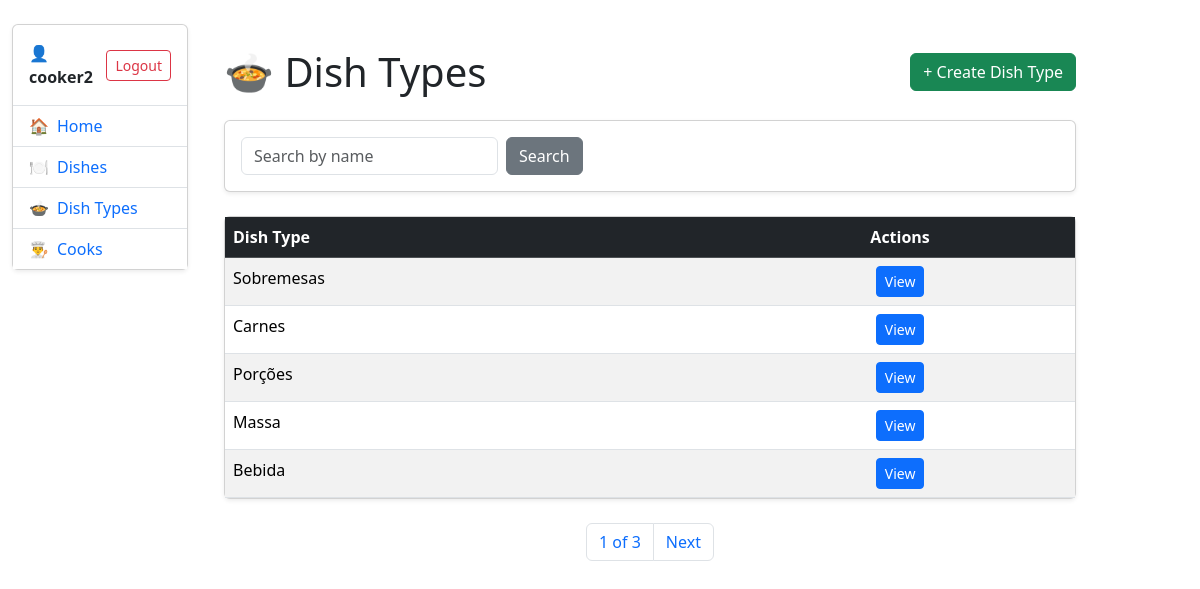
Screenshot of /dish-types/ (signed in) with the database file from the repository.
### kitchen/models.py (models this page shows, shortened)
class Cook(AbstractUser):
    years_of_experience = models.IntegerField(
        null=True,
        blank=True,
    )

class DishType(models.Model):
    name = models.CharField(max_length=255)

### kitchen/views.py (the view)
# urls.py: path("dish-types/", DishTypeListView.as_view(), name="dish-type-list"),
class DishTypeListView(LoginRequiredMixin, generic.ListView):
    model = DishType
    paginate_by = 5
    def get_context_data(
        self, *, object_list = ..., **kwargs
    ):
        context = super(DishTypeListView, self).get_context_data(**kwargs)
        name = self.request.GET.get("name", "")
        context["search_form"] = DishTypesSearchForm(
            initial={"name": name}
        )
        return context
    def get_queryset(self):
        queryset = super().get_queryset()
        name = self.request.GET.get("name")
        if name:
            queryset = queryset.filter(name__icontains=name)
        return queryset

### kitchen/forms.py
class DishTypesSearchForm(forms.Form):
    name = forms.CharField(
        max_length=255,
        required=False,
        label="",
        widget=forms.TextInput(
            attrs={
                "placeholder": "Search by name",
                "class": "form-control",
            }
        )
    )

### kitchen/templatetags/query_transform.py (called while the page is built)
@register.simple_tag
def query_transform(request, **kwargs):
    updated = request.GET.copy()
    for key, value in kwargs.items():
        if value is not None:
            updated[key] = value
        else:
            updated.pop(key, 0)
    return updated.urlencode()

### templates/kitchen/dishtype_list.html (shortened to what this page needs)
{% extends "base.html" %}
{% block content %}
<div class="container mt-4">
  <div class="d-flex justify-content-between align-items-center mb-4">
    <h1 class="mb-0">🍲 Dish Types</h1>
    <a class="btn btn-success" href="{% url 'kitchen:dish-type-create' %}">
      + Create Dish Type
    </a>
  </div>
  <div class="card mb-4 shadow-sm">
    <div class="card-body">
      <form class="d-flex gap-2" method="get">
        {{ search_form }}
        <button class="btn btn-secondary" type="submit">
          Search
        </button>
      </form>
    </div>
  </div>
  <div class="card shadow-sm">
    <div class="card-body p-0">
      <table class="table table-striped table-hover mb-0">
        <thead class="table-dark">
          <tr>
            <th>Dish Type</th>
            <th class="text-center">Actions</th>
          </tr>
        </thead>
        <tbody>
          {% for dish_type in dishtype_list %}
            <tr>
              <td>{{ dish_type.name }}</td>
              <td class="text-center">
                <a class="btn btn-sm btn-primary"
                   href="{% url 'kitchen:dish-type-detail' dish_type.id %}">
                  View
                </a>
              </td>
            </tr>
          {% empty %}
            <tr>
              <td colspan="2" class="text-center text-muted py-4">
                No dish types found.
              </td>
            </tr>
          {% endfor %}
        </tbody>
      </table>
    </div>
  </div>
</div>
{% endblock %}

### templates/includes/sidebar.html (shortened to what this page needs)
<div class="card shadow-sm">
  <div class="card-body p-0">
    {% if user.is_authenticated %}
      <div class="p-3 border-bottom d-flex align-items-center justify-content-between">
        <div>
          <strong>👤 {{ user.username }}</strong>
        </div>
        <form action="{% url 'logout' %}" method="post" class="mb-0">
          <button class="btn btn-sm btn-outline-danger" type="submit">
            Logout
          </button>
        </form>
      </div>
    {% else %}
      <div class="p-3 border-bottom text-center">
        <a class="btn btn-outline-primary w-100" href="{% url 'login' %}">
          Login
        </a>
      </div>
    {% endif %}
    <ul class="list-group list-group-flush">
      <li class="list-group-item">
        <a class="text-decoration-none d-flex align-items-center gap-2"
           href="{% url 'kitchen:index' %}">
          🏠 <span>Home</span>
        </a>
      </li>
      <li class="list-group-item">
        <a class="text-decoration-none d-flex align-items-center gap-2"
           href="{% url 'kitchen:dish-list' %}">
          🍽️ <span>Dishes</span>
        </a>
      </li>
      <li class="list-group-item">
        <a class="text-decoration-none d-flex align-items-center gap-2"
           href="{% url 'kitchen:dish-type-list' %}">
          🍲 <span>Dish Types</span>
        </a>
      </li>
      <li class="list-group-item">
        <a class="text-decoration-none d-flex align-items-center gap-2"
           href="{% url 'kitchen:cook-list' %}">
          👨‍🍳 <span>Cooks</span>
        </a>
      </li>
    </ul>
  </div>
</div>

### rows the page displays
Cook: username "cooker2"
DishType: name "Sobremesas"
DishType: name "Carnes"
DishType: name "Porções"
DishType: name "Massa"
DishType: name "Bebida"

### other values shown
{{ page_obj.number }} "1"
{{ paginator.num_pages }} "3"
